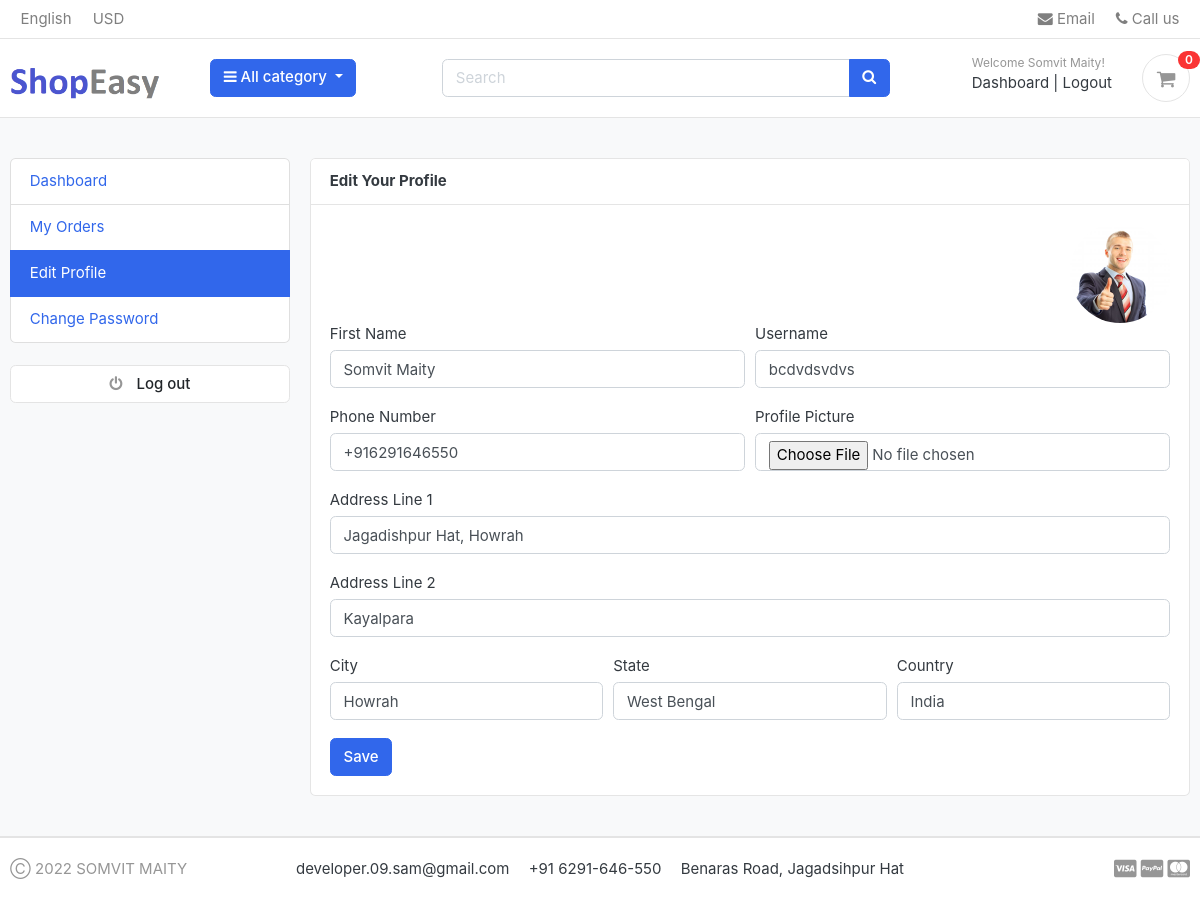
Page /accounts/edit_profile/ (signed in) on the committed database.
### accounts/models.py (models this page shows, shortened)
class Accounts(AbstractBaseUser):
    full_name = models.CharField(max_length=150)
    username = models.CharField(max_length=50, unique=True)
    email = models.EmailField(max_length=150, unique=True)
    phone_number = models.CharField(max_length=50)
    date_joined = models.DateTimeField(auto_now_add=True)
    last_login = models.DateTimeField(auto_now_add=True)
    is_admin = models.BooleanField(default=False)
    is_staff = models.BooleanField(default=False)
    is_active = models.BooleanField(default=False)
    is_superadmin = models.BooleanField(default=False)
    USERNAME_FIELD = 'email'
    REQUIRED_FIELDS = ['full_name', 'username']
    class Meta:
        verbose_name = 'Accounts'
        verbose_name_plural = 'Accounts'
    objects = MyAccountManager()

class UserProfile(models.Model):
    user = models.OneToOneField(Accounts, on_delete=models.CASCADE)
    address_line_1 = models.CharField(max_length=350, blank=True)
    address_line_2 = models.CharField(max_length=350, blank=True)
    profile_picture = models.ImageField(blank=True, upload_to='user profile')
    country = models.CharField(max_length=150)
    state = models.CharField(max_length=150)
    city = models.CharField(max_length=150)

### accounts/views.py (the view)
# urls.py: path('edit_profile/', views.edit_profile, name='edit_profile'),
@login_required(login_url='signin')
def edit_profile(request):
    user_profile = get_object_or_404(UserProfile, user=request.user)
    if request.method == "POST":
        user_form = UserForm(request.POST, instance=request.user)
        user_profile_form = UserProfileForm(request.POST, request.FILES, instance=user_profile)
        if user_form.is_valid() and user_profile_form.is_valid():
            user_form.save()
            user_profile_form.save()
            messages.success(request, "Your profile has been updated.")
            return redirect('edit_profile')
    else:
        user_form = UserForm(instance=request.user)
        user_profile_form = UserProfileForm(instance=user_profile)
    data = dict(
        user_form=user_form,
        profile_form=user_profile_form,
        user_profile=user_profile,
    )
    return render(request, 'accounts/edit_profile.html', data)

### accounts/forms.py
class UserForm(forms.ModelForm):
    class Meta:
        model = Accounts
        fields = ('full_name', 'username', 'phone_number')
    def __init__(self, *args, **kwargs):
        super(UserForm, self).__init__(*args, **kwargs)
        for field in self.fields:
            self.fields[field].widget.attrs['class'] = 'form-control'

class UserProfileForm(forms.ModelForm):
    profile_picture = forms.ImageField(required=False, error_messages={'invalid': ("Image files only")},
                                       widget=forms.FileInput)
    class Meta:
        model = UserProfile
        fields = ('address_line_1', 'address_line_2', 'profile_picture', 'city', 'country', 'state', 'country')
    def __init__(self, *args, **kwargs):
        super(UserProfileForm, self).__init__(*args, **kwargs)
        for field in self.fields:
            self.fields[field].widget.attrs['class'] = 'form-control'

### carts/context_processors.py (called while the page is built)
def counter(request):
    count = 0
    if 'admin' in request.path:
        return {}
    else:
        cart = Cart.objects.filter(cart_id=_cart_id(request))
        if request.user.is_authenticated:
            cart_items = CartItem.objects.all().filter(user=request.user)
        else:
            cart_items = CartItem.objects.all().filter(cart=cart[:1])
        try:
            for item in cart_items:
                count += item.quantity
        except Cart.DoesNotExist:
            count = 0
        return dict(count=count)

### carts/views.py (called while the page is built)
def _cart_id(request):
    cart_item_session_key = request.session.session_key
    if not cart_item_session_key:
        cart_item_session_key = request.session.create()
    return cart_item_session_key

### category/context_processors.py (called while the page is built)
def menu_links(request):
    links = Category.objects.all()
    return dict(links=links)

### category/models.py (called while the page is built)
    def get_url(self):
        return reverse('product_by_categories', args=[self.slug])

### templates/accounts/edit_profile.html (shortened to what this page needs)
{% extends 'base.html' %}
{% load static %}
{% block content %}
<section class="section-conten padding-y bg">
<div class="container">
	<div class="row">
    {% include 'includes/order_sidebar.html' %}
	<main class="col-md-9">
		<article class="card">
		<header class="card-header">
			<strong class="d-inline-block mr-3">Edit Your Profile</strong>
		</header>
		<div class="card-body">
			<div class="text-right">
				<img src="{{user_profile.profile_picture.url}}" alt="Profile Picture" width="100" style="border-radius:50px;">
			</div>
			<div class="row">
				<div class="col-md-12">
					<form action="{% url 'edit_profile' %}" method="POST" enctype="multipart/form-data">
						<div class="form-row">
							<div class="form-group col-md-6">
								<label>First Name</label>
								{{user_form.full_name}}
							</div>
							<div class="form-group col-md-6">
								<label>Username</label>
								{{user_form.username}}
							</div>
						</div>
						<div class="form-row">
							<div class="form-group col-md-6">
								<label>Phone Number</label>
								{{user_form.phone_number}}
							</div>
							<div class="form-group col-md-6">
								<label>Profile Picture</label>
								{{profile_form.profile_picture}}
							</div>
						</div>
						<div class="form-group">
							<label>Address Line 1</label>
							{{profile_form.address_line_1}}
						</div>
						<div class="form-group">
							<label>Address Line 2</label>
							{{profile_form.address_line_2}}
						</div>
						<div class="form-row">
							<div class="form-group col-md-4">
								<label>City</label>
								{{profile_form.city}}
							</div>
							<div class="form-group col-md-4">
								<label>State</label>
								{{profile_form.state}}
							</div>
							<div class="form-group col-md-4">
								<label>Country</label>
								{{profile_form.country}}
							</div>
						</div>
						<input type="submit" value="Save" class="btn btn-primary">
					</form>
				</div>
			</div>
		</div>
		</article>
	</main>
</div>
</div>
</section>
{% endblock %}

### templates/includes/header.html (shortened to what this page needs)
{% load static %}
<header class="section-header">
{% include 'includes/navbar.html' %}
<section class="header-main border-bottom">
  <div class="container">
<div class="row align-items-center">
  <div class="col-lg-2 col-md-3 col-6">
    <a href="{% url 'home' %}" class="brand-wrap">
    </a>
  </div>
  <div class="col-lg col-sm col-md col-6 flex-grow-0">
    <div class="category-wrap dropdown d-inline-block float-right">
      <button type="button" class="btn btn-primary dropdown-toggle" data-toggle="dropdown">
        <i class="fa fa-bars"></i> All category
      </button>
    </div>
  </div>
<a href="{% url 'store' %}" class="btn btn-outline-primary">Store</a>
  <div class="col-lg  col-md-6 col-sm-12 col">
    <form action="{% url 'search' %}" class="search" method="GET">
      <div class="input-group w-100">
          <input type="text" class="form-control" style="width:60%;" placeholder="Search" name='keyword'>
          <div class="input-group-append">
            <button class="btn btn-primary" type="submit">
              <i class="fa fa-search"></i>
            </button>
          </div>
        </div>
    </form>
  </div>
  <div class="col-lg-3 col-sm-6 col-8 order-2 order-lg-3">
        <div class="d-flex justify-content-end mb-3 mb-lg-0">
          {% if user.id is None %}
          <div class="widget-header">
            <small class="title text-muted">Welcome guest!</small>
            <div>
              <a href="{% url 'signin' %}">Sign in</a> <span class="dark-transp"> | </span>
              <a href="{% url 'register' %}"> Register</a>
            </div>
          </div>
          {% else %}
          <div class="widget-header">
            <small class="title text-muted">Welcome {{user.full_name}}!</small>
            <div>
              <a href="{% url 'dashboard' %}">Dashboard</a> <span class="dark-transp"> | </span>
              <a href="{% url 'logout' %}">Logout</a>
            </div>
          </div>
          {% endif %}
          <a href="{% url 'cart' %}" class="widget-header pl-3 ml-3">
            <div class="icon icon-sm rounded-circle border"><i class="fa fa-shopping-cart"></i></div>
            <span class="badge badge-pill badge-danger notify">{{count}}</span>
          </a>
        </div>
      </div>
</div>
  </div>
</section>
</header>

### shopeasy/static/css/ui.css (style rules this page uses)
html { font-family: "Inter", sans-serif; font-size: 15px; }
.icon-xs, .icon-sm, .icon-md, .icon-lg { display: inline-block; text-align: center; flex-shrink: 0; flex-grow: 0; }
.icon-sm { width: 48px; height: 48px; line-height: 48px !important; font-size: 20px; }
.padding-y { padding-top: 40px; padding-bottom: 40px; }
article:after, .form-group:after { display: block; clear: both; content: ""; }
.bg { background-color: #f8f9fa; }
.header-main { position: relative; padding-top: 1rem; padding-bottom: 1rem; }
.widget-header { display: inline-block; vertical-align: middle; position: relative; }
.widget-header a { color: #343a40; }
.widget-header i { color: #969696; }
.widget-header .title { display: block; }
.widget-header .notify { position: absolute; top: -3px; right: -10px; }
.notify { position: absolute; top: -4px; right: -10px; display: inline-block; padding: 0.25em 0.6em; font-size: 12px; line-height: 1; text-align: center; border-radius: 3rem; color: #fff; background-color: #fa3434; }

### rows in the picture
Accounts: full_name "Somvit Maity", username "bcdvdsvdvs", phone_number "+916291646550"
UserProfile: profile_picture (picture), address_line_1 "Jagadishpur Hat, Howrah", address_line_2 "Kayalpara", city "Howrah", state "West Bengal", country "India"

### other values in the picture
{{ count }} "0"
